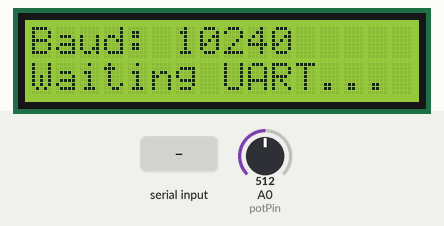
Bench run of a sketch on a simulated Arduino Uno, built with avr-gcc and run on an emulated ATmega328P. Shown: 16×2 character LCD. The test bench sets the inputs (shaded band); at power-on: A0 (potPin) = 512.

Above: at 1.2 s.
1.3 s: "1\n" received over Serial
At 2.1 s:
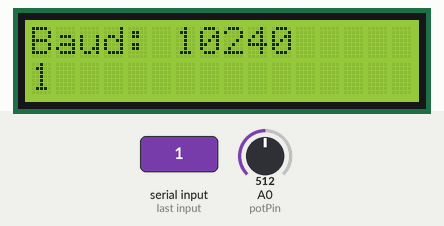
4.3 s: A0 (potPin) set to 716
At 5.5 s:
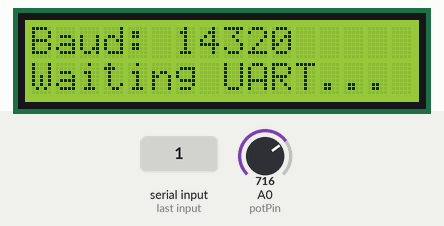
5.8 s: "0\n" received over Serial
At 6.8 s:
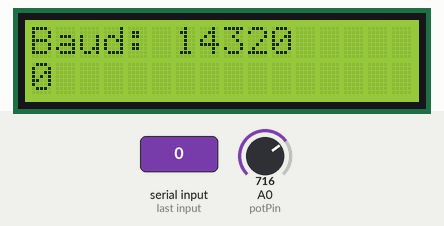
8.8 s: A0 (potPin) set to 900
At 10.0 s:
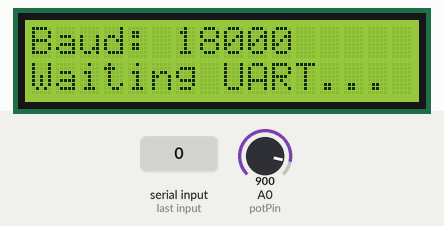
10.3 s: A0 (potPin) set to 1023
At 11.3 s:
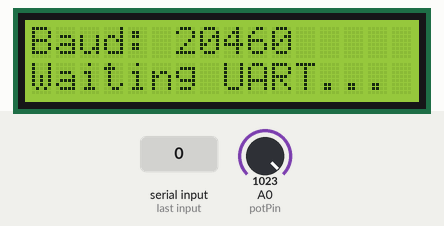
Timing chart, 0 to 12.8 s (numbered marks = the images above; inputs shaded):
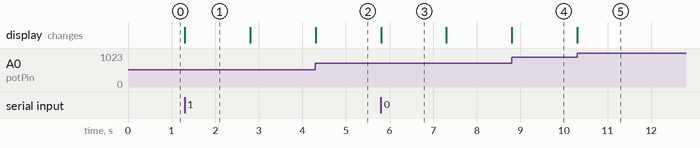

Measured:
- after the input at 1.3 s, the display: changes at once (image 1)
- after the input at 4.3 s, the display: changes at once (image 2)
- after the input at 5.8 s, the display: changes at once (image 3)
- after the input at 8.8 s, the display: changes at once (image 4)
- after the input at 10.3 s, the display: changes at once (image 5)
- what the display in image 1 shows lasts 1.5 s, from 1.3 s to 2.8 s

The sketch:

receiver.ino
```cpp
#include <LiquidCrystal.h>

// Define Arduino pins: (RS, EN, D4, D5, D6, D7)
LiquidCrystal lcd(12, 11, 7, 6, 5, 4);

const int potPin = A0;
int current_baud = -1;

// Timeout settings
const unsigned long TIMEOUT_MS = 1500;
unsigned long lastRxTime = 0;
bool isConnected = false;

// Refresh rate limiter for the LCD display to prevent visual flickering
unsigned long lastDisplayUpdate = 0;
const unsigned long DISPLAY_INTERVAL = 30;

void setup() {
  lcd.begin(16, 2);

  // Line 1: Baud rate status
  lcd.setCursor(0, 0);
  lcd.print("Baud: Starting  ");

  // Line 2: Initial waiting state
  lcd.setCursor(0, 1);
  lcd.print("Waiting UART... ");
}

void loop() {
  // 1. Instantly check Potentiometer
  int baud_rate = analogRead(potPin) * 20;

  if (abs(baud_rate - current_baud) > 50) {
    current_baud = baud_rate;

    Serial.end();
    Serial.begin(current_baud);
    pinMode(0, INPUT_PULLUP);

    // Update Line 1 immediately upon turning the knob
    lcd.setCursor(0, 0);
    lcd.print("Baud: ");
    lcd.print(current_baud);
    lcd.print("        ");
  }

  // 2. Check for incoming Serial Data
  if (Serial.available() > 0) {
    String message = Serial.readStringUntil('\n');
    message.trim();

    if (message.length() > 0) {
      lastRxTime = millis();
      if (!isConnected) {
        isConnected = true;
      }

      // Throttle LCD string updates slightly if data floods in
      if (millis() - lastDisplayUpdate >= DISPLAY_INTERVAL) {
        lastDisplayUpdate = millis();

        String line2 = message.substring(0, min((int)message.length(), 16));
        while (line2.length() < 16) {
          line2 += " "; // Clear trailing characters
        }

        lcd.setCursor(0, 1);
        lcd.print(line2);
      }
    }
  }

  // 3. Disconnection Watchdog Check (Reverts to Setup Screen State)
  if (isConnected && (millis() - lastRxTime > TIMEOUT_MS)) {
    isConnected = false;

    lcd.setCursor(0, 1);
    lcd.print("Waiting UART... ");
  }
}
```
